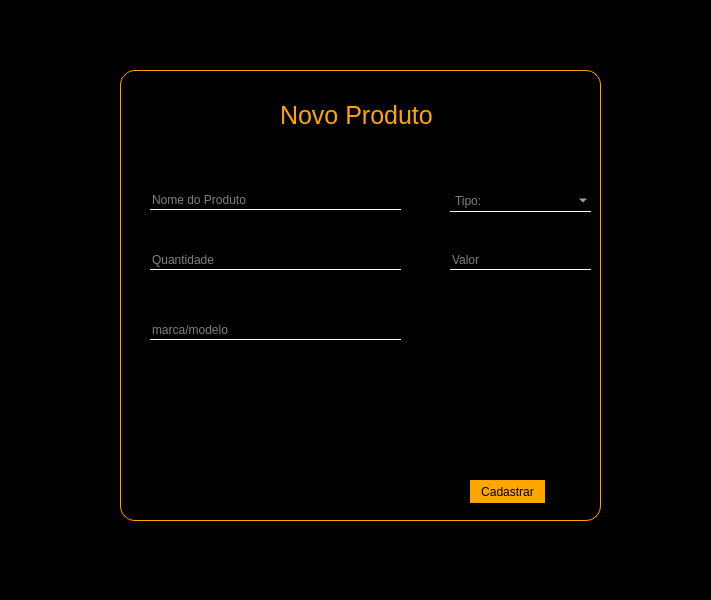
<?xml version="1.0" encoding="UTF-8"?>
<ui version="4.0">
 <class>MainWindow</class>
 <widget class="QMainWindow" name="MainWindow">
  <property name="geometry">
   <rect>
    <x>0</x>
    <y>0</y>
    <width>711</width>
    <height>600</height>
   </rect>
  </property>
  <property name="windowTitle">
   <string>MainWindow</string>
  </property>
  <property name="styleSheet">
   <string notr="true">background-color:black</string>
  </property>
  <widget class="QWidget" name="centralwidget">
   <widget class="QFrame" name="frame">
    <property name="geometry">
     <rect>
      <x>120</x>
      <y>70</y>
      <width>481</width>
      <height>451</height>
     </rect>
    </property>
    <property name="styleSheet">
     <string notr="true">border:1px solid orange;border-radius:15px</string>
    </property>
    <property name="frameShape">
     <enum>QFrame::StyledPanel</enum>
    </property>
    <property name="frameShadow">
     <enum>QFrame::Raised</enum>
    </property>
    <widget class="QPushButton" name="pushButton">
     <property name="geometry">
      <rect>
       <x>350</x>
       <y>410</y>
       <width>75</width>
       <height>23</height>
      </rect>
     </property>
     <property name="styleSheet">
      <string notr="true">QPushButton
{   background-color:orange   }

QPushButton:hover
{   background-color:white   }</string>
     </property>
     <property name="text">
      <string>Cadastrar</string>
     </property>
    </widget>
    <widget class="QLineEdit" name="lineEdit">
     <property name="geometry">
      <rect>
       <x>30</x>
       <y>120</y>
       <width>251</width>
       <height>20</height>
      </rect>
     </property>
     <property name="styleSheet">
      <string notr="true">color:white;border:nome;border-bottom:1px solid white</string>
     </property>
     <property name="text">
      <string/>
     </property>
     <property name="placeholderText">
      <string>Nome do Produto</string>
     </property>
    </widget>
    <widget class="QLineEdit" name="lineEdit_2">
     <property name="geometry">
      <rect>
       <x>30</x>
       <y>180</y>
       <width>251</width>
       <height>20</height>
      </rect>
     </property>
     <property name="styleSheet">
      <string notr="true">color:white;border:nome;border-bottom:1px solid white</string>
     </property>
     <property name="text">
      <string/>
     </property>
     <property name="placeholderText">
      <string>Quantidade</string>
     </property>
    </widget>
    <widget class="QLineEdit" name="lineEdit_3">
     <property name="geometry">
      <rect>
       <x>30</x>
       <y>250</y>
       <width>251</width>
       <height>20</height>
      </rect>
     </property>
     <property name="styleSheet">
      <string notr="true">color:white;border:nome;border-bottom:1px solid white</string>
     </property>
     <property name="text">
      <string/>
     </property>
     <property name="placeholderText">
      <string>marca/modelo</string>
     </property>
    </widget>
    <widget class="QLineEdit" name="lineEdit_4">
     <property name="geometry">
      <rect>
       <x>330</x>
       <y>180</y>
       <width>141</width>
       <height>20</height>
      </rect>
     </property>
     <property name="styleSheet">
      <string notr="true">color:white;border:nome;border-bottom:1px solid white</string>
     </property>
     <property name="text">
      <string/>
     </property>
     <property name="placeholderText">
      <string>Valor</string>
     </property>
    </widget>
    <widget class="QComboBox" name="comboBox">
     <property name="geometry">
      <rect>
       <x>330</x>
       <y>120</y>
       <width>141</width>
       <height>22</height>
      </rect>
     </property>
     <property name="styleSheet">
      <string notr="true">color:white;border:nome;border-bottom:1px solid white;
color:white</string>
     </property>
     <property name="placeholderText">
      <string>Tipo: </string>
     </property>
    </widget>
    <widget class="QLabel" name="label">
     <property name="geometry">
      <rect>
       <x>160</x>
       <y>30</y>
       <width>171</width>
       <height>31</height>
      </rect>
     </property>
     <property name="styleSheet">
      <string notr="true">color:orange;font-size:25px;border:none</string>
     </property>
     <property name="text">
      <string>Novo Produto</string>
     </property>
    </widget>
   </widget>
  </widget>
  <widget class="QMenuBar" name="menubar">
   <property name="geometry">
    <rect>
     <x>0</x>
     <y>0</y>
     <width>711</width>
     <height>21</height>
    </rect>
   </property>
  </widget>
  <widget class="QStatusBar" name="statusbar"/>
 </widget>
 <resources/>
 <connections/>
</ui>
